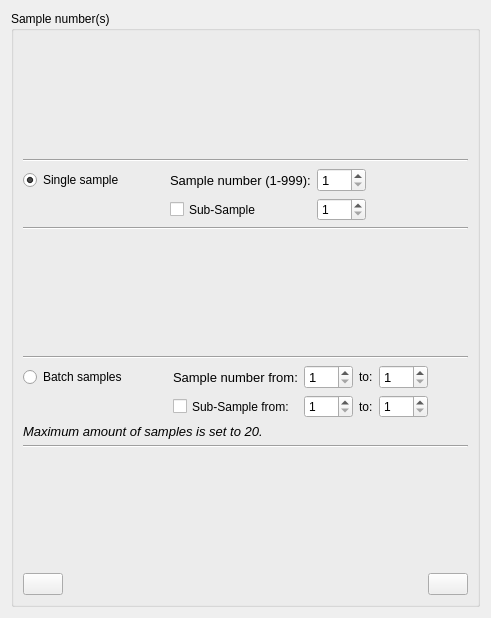
          <widget class="QWidget" name="SampleNumber_SampleID_tab">
           <attribute name="title">
            <string>Sample number(s)</string>
           </attribute>
           <layout class="QGridLayout" name="gridLayout_34">
            <item row="0" column="0">
             <widget class="QGroupBox" name="groupBox_10">
              <property name="title">
               <string>Sample number(s)</string>
              </property>
              <layout class="QGridLayout" name="gridLayout_41">
               <item row="9" column="0">
                <widget class="Line" name="line_4">
                 <property name="orientation">
                  <enum>Qt::Horizontal</enum>
                 </property>
                </widget>
               </item>
               <item row="7" column="0">
                <layout class="QGridLayout" name="gridLayout_40">
                 <item row="0" column="2">
                  <widget class="QLabel" name="SampleNumberLabel_2">
                   <property name="font">
                    <font>
                     <pointsize>10</pointsize>
                    </font>
                   </property>
                   <property name="text">
                    <string>Sample number from:</string>
                   </property>
                  </widget>
                 </item>
                 <item row="1" column="5">
                  <widget class="QSpinBox" name="Subsample3_spinBox">
                   <property name="sizePolicy">
                    <sizepolicy hsizetype="Preferred" vsizetype="Preferred">
                     <horstretch>0</horstretch>
                     <verstretch>0</verstretch>
                    </sizepolicy>
                   </property>
                   <property name="minimum">
                    <number>1</number>
                   </property>
                  </widget>
                 </item>
                 <item row="1" column="1">
                  <spacer name="horizontalSpacer_19">
                   <property name="orientation">
                    <enum>Qt::Horizontal</enum>
                   </property>
                   <property name="sizeType">
                    <enum>QSizePolicy::Preferred</enum>
                   </property>
                   <property name="sizeHint" stdset="0">
                    <size>
                     <width>40</width>
                     <height>20</height>
                    </size>
                   </property>
                  </spacer>
                 </item>
                 <item row="1" column="4">
                  <widget class="QLabel" name="label_11">
                   <property name="text">
                    <string>to:</string>
                   </property>
                  </widget>
                 </item>
                 <item row="0" column="4">
                  <widget class="QLabel" name="label_10">
                   <property name="text">
                    <string>to:</string>
                   </property>
                  </widget>
                 </item>
                 <item row="0" column="3">
                  <widget class="QSpinBox" name="Samplenumber2_spinBox">
                   <property name="sizePolicy">
                    <sizepolicy hsizetype="Preferred" vsizetype="Preferred">
                     <horstretch>0</horstretch>
                     <verstretch>0</verstretch>
                    </sizepolicy>
                   </property>
                   <property name="font">
                    <font>
                     <pointsize>10</pointsize>
                    </font>
                   </property>
                   <property name="minimum">
                    <number>1</number>
                   </property>
                   <property name="maximum">
                    <number>999</number>
                   </property>
                  </widget>
                 </item>
                 <item row="0" column="6">
                  <spacer name="horizontalSpacer_23">
                   <property name="orientation">
                    <enum>Qt::Horizontal</enum>
                   </property>
                   <property name="sizeHint" stdset="0">
                    <size>
                     <width>40</width>
                     <height>20</height>
                    </size>
                   </property>
                  </spacer>
                 </item>
                 <item row="1" column="0">
                  <widget class="QLabel" name="label_8">
                   <property name="text">
                    <string/>
                   </property>
                  </widget>
                 </item>
                 <item row="1" column="2">
                  <widget class="QCheckBox" name="SubSample2_checkBox">
                   <property name="sizePolicy">
                    <sizepolicy hsizetype="Preferred" vsizetype="Preferred">
                     <horstretch>0</horstretch>
                     <verstretch>0</verstretch>
                    </sizepolicy>
                   </property>
                   <property name="text">
                    <string>Sub-Sample from:</string>
                   </property>
                  </widget>
                 </item>
                 <item row="1" column="3">
                  <widget class="QSpinBox" name="Subsample2_spinBox">
                   <property name="sizePolicy">
                    <sizepolicy hsizetype="Preferred" vsizetype="Preferred">
                     <horstretch>0</horstretch>
                     <verstretch>0</verstretch>
                    </sizepolicy>
                   </property>
                   <property name="minimum">
                    <number>1</number>
                   </property>
                  </widget>
                 </item>
                 <item row="0" column="0">
                  <widget class="QRadioButton" name="Batch_radioButton">
                   <property name="text">
                    <string>Batch samples</string>
                   </property>
                  </widget>
                 </item>
                 <item row="1" column="6">
                  <spacer name="horizontalSpacer_24">
                   <property name="orientation">
                    <enum>Qt::Horizontal</enum>
                   </property>
                   <property name="sizeHint" stdset="0">
                    <size>
                     <width>40</width>
                     <height>20</height>
                    </size>
                   </property>
                  </spacer>
                 </item>
                 <item row="0" column="1">
                  <spacer name="horizontalSpacer_18">
                   <property name="orientation">
                    <enum>Qt::Horizontal</enum>
                   </property>
                   <property name="sizeType">
                    <enum>QSizePolicy::Preferred</enum>
                   </property>
                   <property name="sizeHint" stdset="0">
                    <size>
                     <width>40</width>
                     <height>20</height>
                    </size>
                   </property>
                  </spacer>
                 </item>
                 <item row="0" column="5">
                  <widget class="QSpinBox" name="Samplenumber3_spinBox">
                   <property name="sizePolicy">
                    <sizepolicy hsizetype="Preferred" vsizetype="Preferred">
                     <horstretch>0</horstretch>
                     <verstretch>0</verstretch>
                    </sizepolicy>
                   </property>
                   <property name="font">
                    <font>
                     <pointsize>10</pointsize>
                    </font>
                   </property>
                   <property name="minimum">
                    <number>1</number>
                   </property>
                   <property name="maximum">
                    <number>999</number>
                   </property>
                  </widget>
                 </item>
                </layout>
               </item>
               <item row="11" column="0">
                <layout class="QGridLayout" name="gridLayout_35">
                 <item row="0" column="0">
                  <widget class="QPushButton" name="SampleidBack3_button">
                   <property name="text">
                    <string/>
                   </property>
                   <property name="icon">
                    <iconset resource="../resourcefile/Resourcefile.qrc">
                     <normaloff>:/Images/curved-arrow-back-outline-icon.svg</normaloff>:/Images/curved-arrow-back-outline-icon.svg</iconset>
                   </property>
                   <property name="iconSize">
                    <size>
                     <width>40</width>
                     <height>40</height>
                    </size>
                   </property>
                   <property name="flat">
                    <bool>false</bool>
                   </property>
                  </widget>
                 </item>
                 <item row="0" column="1">
                  <spacer name="horizontalSpacer_11">
                   <property name="orientation">
                    <enum>Qt::Horizontal</enum>
                   </property>
                   <property name="sizeHint" stdset="0">
                    <size>
                     <width>40</width>
                     <height>20</height>
                    </size>
                   </property>
                  </spacer>
                 </item>
                 <item row="0" column="2">
                  <spacer name="horizontalSpacer_14">
                   <property name="orientation">
                    <enum>Qt::Horizontal</enum>
                   </property>
                   <property name="sizeHint" stdset="0">
                    <size>
                     <width>40</width>
                     <height>20</height>
                    </size>
                   </property>
                  </spacer>
                 </item>
                 <item row="0" column="3">
                  <widget class="QPushButton" name="SampleidForward3_button">
                   <property name="text">
                    <string/>
                   </property>
                   <property name="icon">
                    <iconset resource="../resourcefile/Resourcefile.qrc">
                     <normaloff>:/Images/forward-arrow-outline-icon.svg</normaloff>:/Images/forward-arrow-outline-icon.svg</iconset>
                   </property>
                   <property name="iconSize">
                    <size>
                     <width>40</width>
                     <height>40</height>
                    </size>
                   </property>
                   <property name="flat">
                    <bool>false</bool>
                   </property>
                  </widget>
                 </item>
                </layout>
               </item>
               <item row="4" column="0">
                <spacer name="verticalSpacer_33">
                 <property name="orientation">
                  <enum>Qt::Vertical</enum>
                 </property>
                 <property name="sizeHint" stdset="0">
                  <size>
                   <width>20</width>
                   <height>120</height>
                  </size>
                 </property>
                </spacer>
               </item>
               <item row="2" column="0">
                <layout class="QGridLayout" name="gridLayout_39">
                 <item row="1" column="2">
                  <widget class="QCheckBox" name="SubSample1_checkBox">
                   <property name="sizePolicy">
                    <sizepolicy hsizetype="Preferred" vsizetype="Preferred">
                     <horstretch>0</horstretch>
                     <verstretch>0</verstretch>
                    </sizepolicy>
                   </property>
                   <property name="text">
                    <string>Sub-Sample</string>
                   </property>
                  </widget>
                 </item>
                 <item row="1" column="0">
                  <widget class="QLabel" name="label_9">
                   <property name="text">
                    <string/>
                   </property>
                  </widget>
                 </item>
                 <item row="1" column="3">
                  <widget class="QSpinBox" name="Subsample1_spinBox">
                   <property name="sizePolicy">
                    <sizepolicy hsizetype="Preferred" vsizetype="Preferred">
                     <horstretch>0</horstretch>
                     <verstretch>0</verstretch>
                    </sizepolicy>
                   </property>
                   <property name="minimum">
                    <number>1</number>
                   </property>
                  </widget>
                 </item>
                 <item row="1" column="4">
                  <spacer name="horizontalSpacer_22">
                   <property name="orientation">
                    <enum>Qt::Horizontal</enum>
                   </property>
                   <property name="sizeHint" stdset="0">
                    <size>
                     <width>40</width>
                     <height>20</height>
                    </size>
                   </property>
                  </spacer>
                 </item>
                 <item row="0" column="2">
                  <widget class="QLabel" name="SampleNumberLabel">
                   <property name="font">
                    <font>
                     <pointsize>10</pointsize>
                    </font>
                   </property>
                   <property name="text">
                    <string>Sample number (1-999):</string>
                   </property>
                  </widget>
                 </item>
                 <item row="0" column="0">
                  <widget class="QRadioButton" name="Single_radioButton">
                   <property name="text">
                    <string>Single sample</string>
                   </property>
                   <property name="checked">
                    <bool>true</bool>
                   </property>
                  </widget>
                 </item>
                 <item row="0" column="4">
                  <spacer name="horizontalSpacer_21">
                   <property name="orientation">
                    <enum>Qt::Horizontal</enum>
                   </property>
                   <property name="sizeHint" stdset="0">
                    <size>
                     <width>40</width>
                     <height>20</height>
                    </size>
                   </property>
                  </spacer>
                 </item>
                 <item row="0" column="3">
                  <widget class="QSpinBox" name="Samplenumber1_spinBox">
                   <property name="sizePolicy">
                    <sizepolicy hsizetype="Preferred" vsizetype="Preferred">
                     <horstretch>0</horstretch>
                     <verstretch>0</verstretch>
                    </sizepolicy>
                   </property>
                   <property name="font">
                    <font>
                     <pointsize>10</pointsize>
                    </font>
                   </property>
                   <property name="minimum">
                    <number>1</number>
                   </property>
                   <property name="maximum">
                    <number>999</number>
                   </property>
                  </widget>
                 </item>
                 <item row="1" column="1">
                  <spacer name="horizontalSpacer_20">
                   <property name="orientation">
                    <enum>Qt::Horizontal</enum>
                   </property>
                   <property name="sizeType">
                    <enum>QSizePolicy::Preferred</enum>
                   </property>
                   <property name="sizeHint" stdset="0">
                    <size>
                     <width>40</width>
                     <height>20</height>
                    </size>
                   </property>
                  </spacer>
                 </item>
                 <item row="0" column="1">
                  <spacer name="horizontalSpacer_17">
                   <property name="orientation">
                    <enum>Qt::Horizontal</enum>
                   </property>
                   <property name="sizeType">
                    <enum>QSizePolicy::Preferred</enum>
                   </property>
                   <property name="sizeHint" stdset="0">
                    <size>
                     <width>40</width>
                     <height>20</height>
                    </size>
                   </property>
                  </spacer>
                 </item>
                </layout>
               </item>
               <item row="5" column="0">
                <widget class="Line" name="line_3">
                 <property name="orientation">
                  <enum>Qt::Horizontal</enum>
                 </property>
                </widget>
               </item>
               <item row="3" column="0">
                <widget class="Line" name="line_2">
                 <property name="orientation">
                  <enum>Qt::Horizontal</enum>
                 </property>
                </widget>
               </item>
               <item row="0" column="0">
                <spacer name="verticalSpacer_32">
                 <property name="orientation">
                  <enum>Qt::Vertical</enum>
                 </property>
                 <property name="sizeHint" stdset="0">
                  <size>
                   <width>20</width>
                   <height>119</height>
                  </size>
                 </property>
                </spacer>
               </item>
               <item row="1" column="0">
                <widget class="Line" name="line">
                 <property name="orientation">
                  <enum>Qt::Horizontal</enum>
                 </property>
                </widget>
               </item>
               <item row="10" column="0">
                <spacer name="verticalSpacer_31">
                 <property name="orientation">
                  <enum>Qt::Vertical</enum>
                 </property>
                 <property name="sizeHint" stdset="0">
                  <size>
                   <width>20</width>
                   <height>119</height>
                  </size>
                 </property>
                </spacer>
               </item>
               <item row="8" column="0">
                <widget class="QLabel" name="label_17">
                 <property name="font">
                  <font>
                   <pointsize>10</pointsize>
                   <italic>true</italic>
                  </font>
                 </property>
                 <property name="text">
                  <string>Maximum amount of samples is set to 20.</string>
                 </property>
                </widget>
               </item>
              </layout>
             </widget>
            </item>
           </layout>
          </widget>
